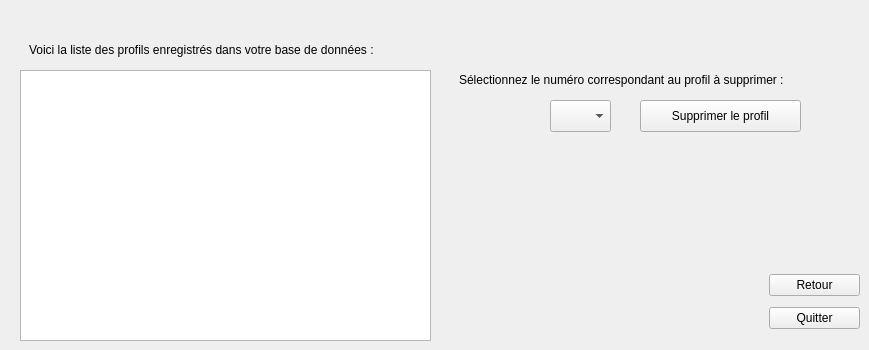
    <widget class="QWidget" name="page_33">
     <widget class="QLabel" name="label_89">
      <property name="geometry">
       <rect>
        <x>29</x>
        <y>40</y>
        <width>401</width>
        <height>20</height>
       </rect>
      </property>
      <property name="text">
       <string>Voici la liste des profils enregistrés dans votre base de données : </string>
      </property>
     </widget>
     <widget class="QLabel" name="label_90">
      <property name="geometry">
       <rect>
        <x>539</x>
        <y>160</y>
        <width>241</width>
        <height>20</height>
       </rect>
      </property>
      <property name="text">
       <string/>
      </property>
     </widget>
     <widget class="QLabel" name="label_91">
      <property name="geometry">
       <rect>
        <x>459</x>
        <y>70</y>
        <width>381</width>
        <height>20</height>
       </rect>
      </property>
      <property name="text">
       <string>Sélectionnez le numéro correspondant au profil à supprimer :</string>
      </property>
     </widget>
     <widget class="QWidget" name="verticalLayoutWidget_43">
      <property name="geometry">
       <rect>
        <x>769</x>
        <y>269</y>
        <width>91</width>
        <height>66</height>
       </rect>
      </property>
      <layout class="QVBoxLayout" name="verticalLayout_43">
       <item>
        <widget class="QPushButton" name="pushButton_98">
         <property name="text">
          <string>Retour</string>
         </property>
        </widget>
       </item>
       <item>
        <widget class="QPushButton" name="pushButton_99">
         <property name="text">
          <string>Quitter</string>
         </property>
        </widget>
       </item>
      </layout>
     </widget>
     <widget class="QTextBrowser" name="textBrowser_32">
      <property name="geometry">
       <rect>
        <x>20</x>
        <y>70</y>
        <width>411</width>
        <height>271</height>
       </rect>
      </property>
     </widget>
     <widget class="QPushButton" name="pushButton_100">
      <property name="geometry">
       <rect>
        <x>640</x>
        <y>100</y>
        <width>161</width>
        <height>32</height>
       </rect>
      </property>
      <property name="text">
       <string>Supprimer le profil</string>
      </property>
     </widget>
     <widget class="QComboBox" name="comboBox_8">
      <property name="geometry">
       <rect>
        <x>550</x>
        <y>100</y>
        <width>61</width>
        <height>32</height>
       </rect>
      </property>
     </widget>
    </widget>
